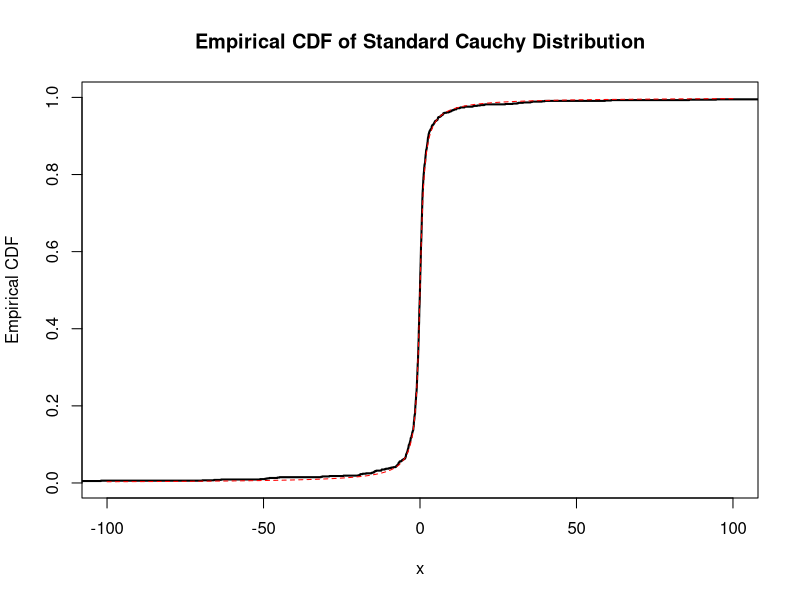
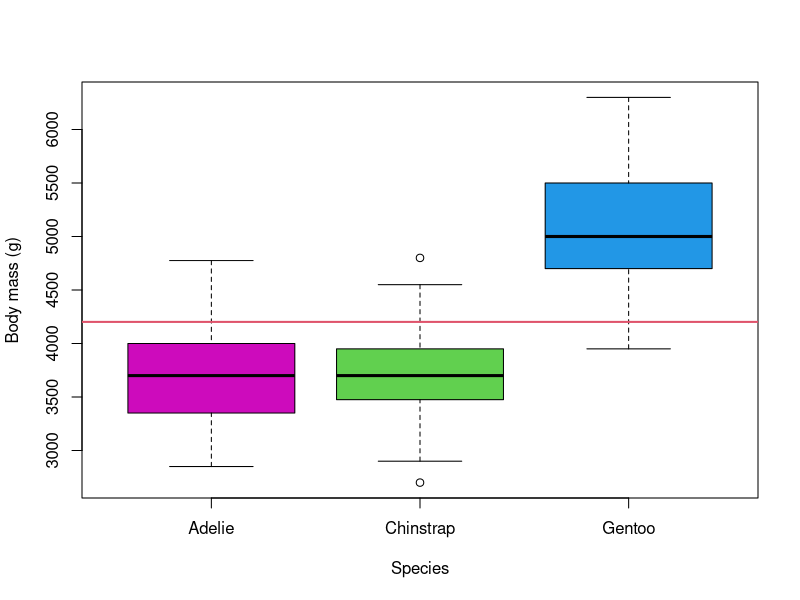
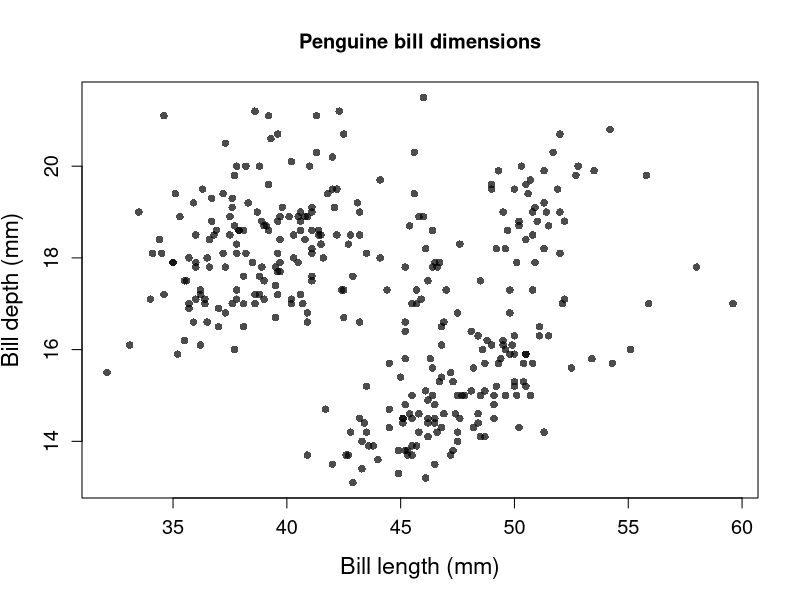
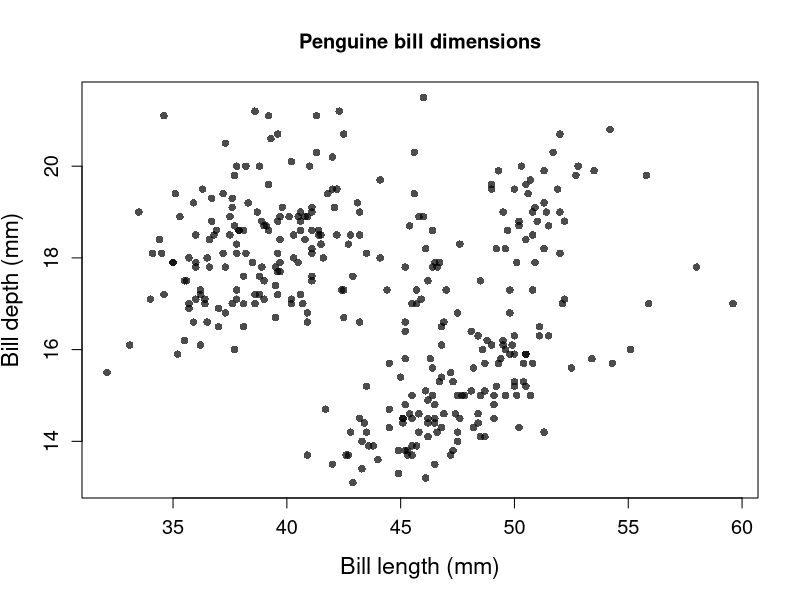
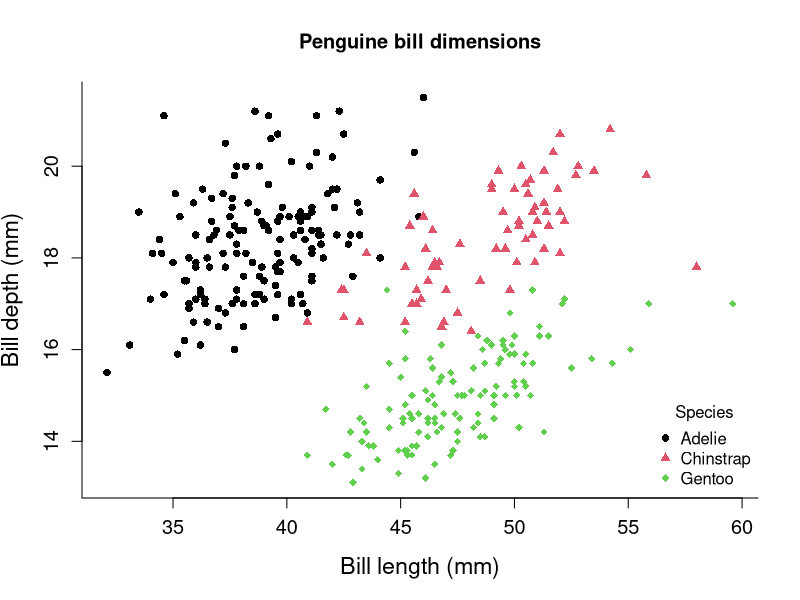

Write the R code that produced these figures, in order.
## ---- chunk 1
knitr::opts_chunk$set(
  collapse = TRUE,
  comment = "#>"
)
include_solutions <- TRUE
## ---- chunk 2
require(rmarkdown)
require(knitr)
require(kableExtra)
# Put any library imports and other preamble here.
## ---- chunk 3

#######################
# Question 1a
#######################

# Part A --------------------------

generate_cauchy_samples <- function(n) {
  # Generate 'n' uniform random numbers between 0 and 1
  u <- runif(n)
  
  # Apply the inverse CDF formula to get Cauchy samples
  samples <- tan(pi * (u - 0.5))  
  return(samples)
}

num_samples = 1000

# Generate samples from the standard Cauchy distribution
cauchy_samples <- generate_cauchy_samples(num_samples)

## ---- chunk 4

#######################
# Question 1b
#######################

# Sort the samples in ascending order
sorted_samples <- sort(cauchy_samples)

# Calculate the cumulative probabilities for each sample
cumulative_probs <- (1:num_samples) / num_samples

x_values <- seq(-100, 100,  length.out = 1000)
cdf_values <- pcauchy(x_values)

# Plot the empirical CDF
plot(sorted_samples, 
     cumulative_probs, 
     type = "s", 
     xlab = "x", 
     ylab = "Empirical CDF", 
     main = "Empirical CDF of Standard Cauchy Distribution", 
     lwd = 2, lty = 1, xlim = c(-100,100))
lines(x_values, cdf_values, type = "l", 
      xlab = "x", ylab = "CDF", main = "CDF of Standard Cauchy Distribution", 
      col = 'red', lty = 2)
## ---- chunk 5

#######################
# Question 1c
#######################

calculate_ecdf <- function(x) {
    return(sum(sorted_samples <= x)/num_samples)
}

df <- data.frame(x = c(0.5, 1.0, 10.0), 
                ecdf = c(calculate_ecdf(0.5), 
                         calculate_ecdf(1.0), 
                         calculate_ecdf(10.0))
                )
kbl(df,
    caption = 'Empirical CDF', 
    label = 'ecdf',
    digits = 2) %>%
  kable_styling(
    bootstrap_options = c("striped", "hover", "condensed"),
    font_size = 12)
## ---- chunk 6
#| label: tbl-palmer
#| tbl-cap: "Example rows of the Palmer penguin dataset."
penguins |> head(n=6) |> kable()
## ---- chunk 7
#| label: fig-example-scatterplot

plot(x = penguins$species,
y = penguins$body_mass,
ylab = "Body mass (g)",
xlab = "Species",
col = c(6,3,4))
abline(h = mean(penguins$body_mass, na.rm = TRUE), col = 2, lwd = 2)
## ---- chunk 8
#| layout-ncol: 2
#| label: fig-example-combineplots
#| fig-cap: "Two example plots relating to the Penguine bill dimensions."
#| fig-subcap: 
#|   - "Penguine bill dimensions with transparency adjustments"
#|   - "Penguine bill dimensions with boxtype and legend adjustments"


plot(x = penguins$bill_len,
     y = penguins$bill_dep,
     main = 'Penguine bill dimensions', 
     xlab = 'Bill length (mm)', 
     ylab = 'Bill depth (mm)', 
     cex.axis = 1.2, #  relative scaling of axis values
     cex.lab = 1.4, 
     pch = 16, 
     col = rgb(0, 0, 0, 0.7))

plot(x = penguins$bill_len,
     y = penguins$bill_dep,
     main = 'Penguine bill dimensions',
     xlab = 'Bill length (mm)', ylab = 'Bill depth (mm)',
     cex.axis = 1.2,
     cex.lab = 1.4,
     pch = 16,
     col = rgb(0,0,0,0.7))

plot(x = penguins$bill_len, 
y = penguins$bill_dep,
main = 'Penguine bill dimensions',
xlab = 'Bill length (mm)', ylab = 'Bill depth (mm)',
cex.axis = 1.2,
cex.lab = 1.4,
pch = 15 + as.numeric(penguins$species),
col = penguins$species,
bty = "l")

legend("bottomright",
title = "Species",
legend = c("Adelie", "Chinstrap", "Gentoo"),
pch = 16:18,
col = 1:3,
bty = "n"
)
## ---- chunk 9

mean(penguins$body_mass, na.rm = TRUE)
median(penguins$body_mass, na.rm = TRUE)
## ---- chunk 10
#| label: tbl-penguin
#| tbl-cap: "Count of each species in the penguin dataset."

species_counts <- table(penguins$species)
knitr::kable(species_counts, col.names = c("Species", "Count"))
## ---- chunk 11
# fit linear model
mass_lm <- lm(formula = body_mass ~ 1 + species, penguins)

# extract coefficients and standard errors
mass_lm_coefficients <- summary(mass_lm)$coefficients[,1:2]

# mass_lm_coefficients
knitr::kable(
x = round(mass_lm_coefficients, 2),
col.names = c("MLE", "Std. Err"))
